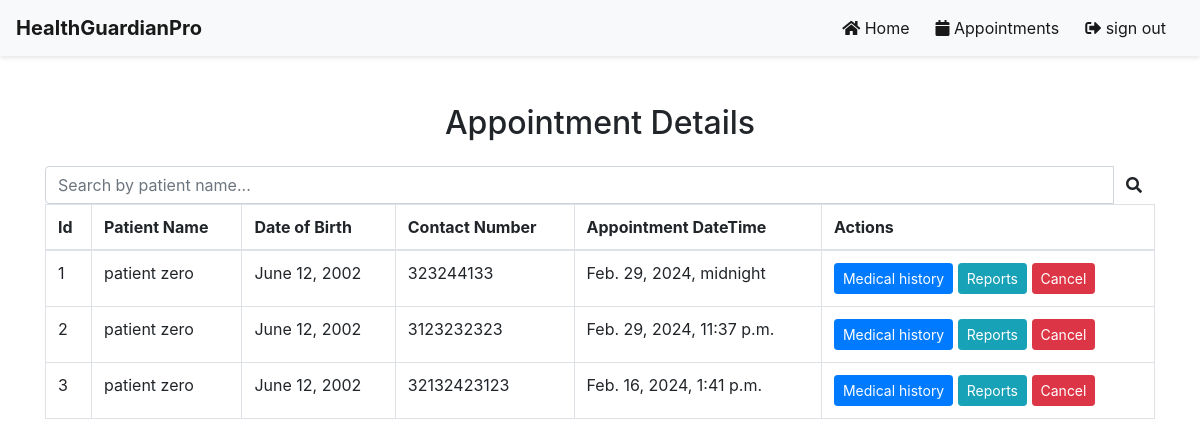
Page /app/specialist_appoinments/ (signed in) on the earlier database version.
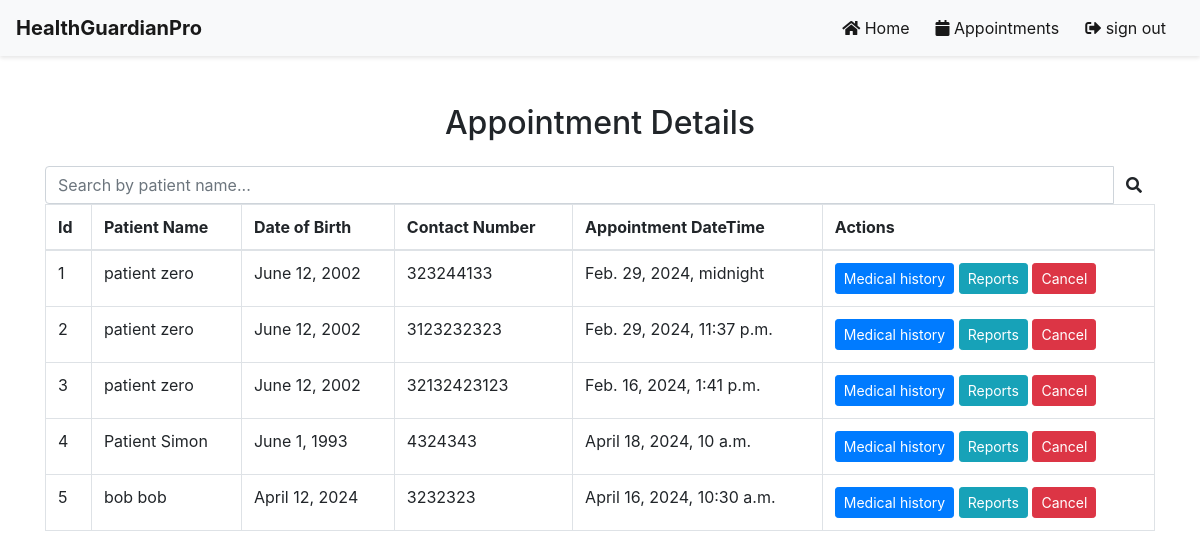
Same page on the later database version.
### predictor/models.py (models this page shows, shortened)
class Appointment(models.Model):
    id = models.AutoField(primary_key=True)
    user = models.ForeignKey(User, on_delete=models.CASCADE)
    patient_name = models.CharField(max_length=200)
    specialist_type = models.CharField(max_length=200)
    contact_number = models.TextField(max_length=25)
    created_date = models.DateTimeField(auto_now_add=True)
    appointment_date = models.DateTimeField()

class User(AbstractUser):
    class Role(models.TextChoices):
        ADMIN = "ADMIN", "Admin"
        PATIENT = "PATIENT", "Patient"
        GP = "GP", "GP"
        MEDICAL_SPECIALIST = "MEDICAL_SPECIALIST", "Medical Specialist"
    base_role = Role.ADMIN
    role = models.CharField(max_length=50, choices=Role.choices)

class PatientProfile(models.Model):
    user = models.OneToOneField(User, on_delete=models.CASCADE)
    gender = models.CharField(max_length=10, choices=[("male", "Male"), ("female", "Female"), ("other", "Other")], null=True)
    dob = models.DateField(null=True)
    address = models.CharField(max_length=255, null=True)

### predictor/views.py (the view)
# urls.py: path('specialist_appoinments/', views.specialist_appoinments, name='specialist_appoinments'),
def specialist_appoinments(request):
    if request.user.is_authenticated:
        appoinments = Appointment.objects.all()
        return render(request, 'view_appoinments_specialist.html',{'appoinments': appoinments})
    else:
        messages.error(request, 'please login!')
        return redirect('login_form')

### predictor/templates/view_appoinments_specialist.html (shortened to what this page needs)
{% if request.user.is_authenticated %}
{% include 'specialist_nav_bar.html' %}
<!DOCTYPE html>
<html lang="en">
<head>
    <link href="https://stackpath.bootstrapcdn.com/bootstrap/4.5.2/css/bootstrap.min.css" rel="stylesheet">
    <link href="https://cdnjs.cloudflare.com/ajax/libs/font-awesome/5.15.3/css/all.min.css" rel="stylesheet">
</head>
<body>
<div class="container mt-5">
    <div class="row">
        <div class="col-md-12">
            <h2 class="text-center mb-4">Appointment Details</h2>
            <div class="search-form">
                <div class="input-group search-input-group">
                    <input type="text" id="searchInput" class="form-control" placeholder="Search by patient name...">
                    <div class="input-group-append">
                        <button onclick="searchTable()" class="btn btn-search">
                            <i class="fas fa-search"></i>
                        </button>
                    </div>
                </div>
            </div>
            <div class="table-responsive">
                <table class="table table-bordered">
                    <thead>
                        <tr>
                            <th scope="col">Id</th>
                            <th scope="col">Patient Name</th>
                            <th scope="col">Date of Birth</th>
                            <th scope="col">Contact Number</th>
                            <th scope="col">Appointment DateTime</th>
                            <th scope="col">Actions</th>
                        </tr>
                    </thead>
                    <tbody>
                        {% for appointment in appoinments %}
                        <tr>
                            <td>{{ appointment.id }}</td>
                            <td>{{ appointment.user.first_name }} {{ appointment.user.last_name }}</td>
                            <td>{{ appointment.user.patientprofile.dob }}</td>
                            <td>{{ appointment.contact_number}}</td>
                            <td>{{ appointment.appointment_date }}</td>
                            <td>
                                <a class="btn btn-primary btn-sm" href="{% url 'medical_history' %}">Medical history</a>
                                <a class="btn btn-info btn-sm"  href="{% url 'specialist_report' %}">Reports</a>
                                <a class="btn btn-danger btn-sm">Cancel</button>
                            </td>
                        </tr>
                        {% endfor %}
                    </tbody>
                </table>
            </div>
        </div>
    </div>
</div>
</body>
</html>
{% endif %}

### predictor/templates/specialist_nav_bar.html (shortened to what this page needs)
<nav class="navbar navbar-expand-lg navbar-light bg-light sticky-top">
    <a class="navbar-brand" href="#">HealthGuardianPro</a>
    <div class="collapse navbar-collapse" id="navbarNav">
      <ul class="navbar-nav ml-auto">
        <li class="nav-item active">
            <a class="nav-link" href="{% url 'specialist_home' %}"> <i class="fas fa-home"></i> Home <span class="sr-only">(current)</span></a>
          </li>
          <li class="nav-item active">
            <a class="nav-link" href="{% url 'specialist_appoinments' %}"> <i class="fas fa-calendar"></i> Appointments</a>
          </li>
        <li class="nav-item">
            <a class="nav-link active" href="{% url 'logout' %}">
                <i class="fas fa-sign-out-alt"></i> sign out
            </a>
        </li>
      </ul>
    </div>
  </nav>

### predictor/templates/specialist_nav_bar.html (style rules this page uses)
.navbar { box-shadow: 0 2px 4px rgba(0,0,0,0.1); background-color: #3498db; padding: 0.5rem 1rem; }
.navbar-brand { color: #0056b3; font-weight: bold; transition: transform 0.3s ease-in-out; }
.nav-link { margin-right: 10px; color: #555; transition: color 0.3s ease-in-out, border-bottom 0.3s ease-in-out; padding-bottom: 0.25rem; }
.navbar-nav { display: flex; padding-left: 0; margin-bottom: 0; list-style: none; }

Differences in the rows shown:
added Appointment: id "4", user.first_name "Patient", user.last_name "Simon", user.patientprofile.dob "June 1, 1993", contact_number "4324343", appointment_date "April 18, 2024, 10 a.m."
added Appointment: id "5", user.first_name "bob", user.last_name "bob", user.patientprofile.dob "April 12, 2024", contact_number "3232323", appointment_date "April 16, 2024, 10:30 a.m."
